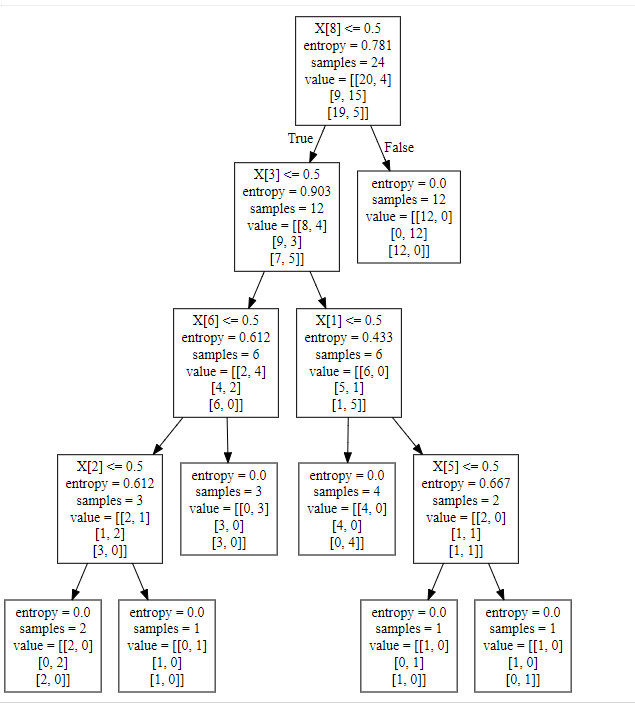

Source code (Python):
#SENG474 - Assignment 1
#Devroop Banerjee
#V00837868

#Q1.b)

from util2 import Arff2Skl
from sklearn import tree
import graphviz

cvt = Arff2Skl('contact-lenses.arff')
label = cvt.meta.names()[-1]
X, y = cvt.transform(label)

decisionTree = tree.DecisionTreeClassifier(criterion ='entropy')
decisionTree.fit(X, y)

dotDot = tree.export_graphviz(decisionTree, out_file = None)

graph = graphviz.Source(dotDot)
graph.render("tree")

#Graph generated using http://www.webgraphviz.com/ because render didn't work
